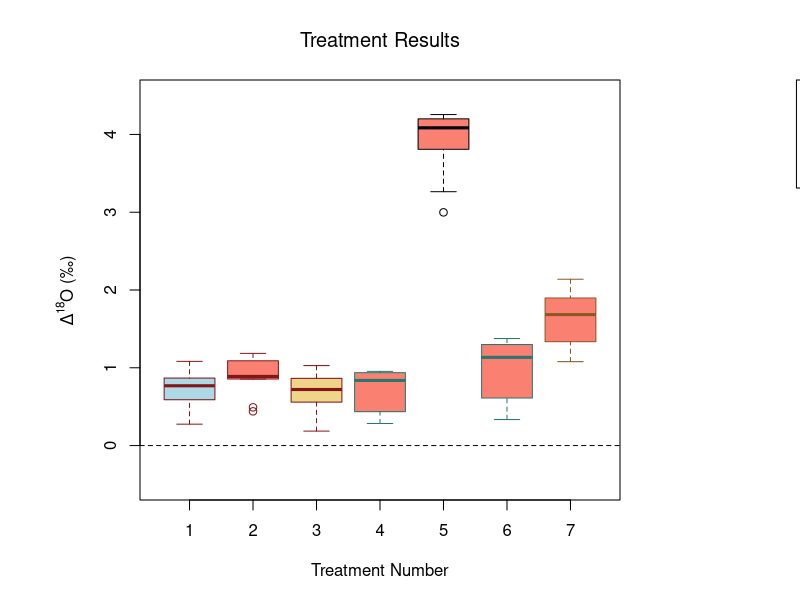

Generate this figure with R: (Note: this script raises an error after producing the figure.)
library(ggplot2)

teethdata <- read.csv("data/Data for R.csv")

#Required Components
t1diff <- (teethdata$UT.T1) * -1
t2diff <- (teethdata$UT.T2) * -1
t3diff <- (teethdata$UT.T3) * -1
t4diff <- (teethdata$UT.T4) * -1
t5diff <- (teethdata$UT.T5) * -1
t6diff <- (teethdata$UT.T6) * -1
t7diff <- (teethdata$UT.T7) * -1

#Average D18O of t1-4, t6
(mean(t1diff) + mean(t2diff) + mean(t3diff) + mean(t4diff) + mean(t6diff))/5 #Average is ~0.79

SD1 <- c(mean(t1diff), mean(t2diff), mean(t3diff), mean(t4diff), mean(t6diff))
sd(SD1) # Standard deviation is ~0.13

# New Plot With Everything

data_list2 <- list(t1diff, t2diff, t3diff, t4diff, t5diff, t6diff, t7diff)
par(mar = c(5, 7, 4, 9))
boxplot(data_list2, 
        main = expression("Treatment Results"), 
        ylab = expression("Δ"^18 * "O (‰)"), 
        xlab = "Treatment Number",
        ylim = c(-0.5, 4.5),
        col = c("lightblue", "salmon", "#EFD58A", "salmon", "salmon", "salmon", "salmon"),
        border = c("#841618", "#841618", "#841618", "#297770", "black","#297770", "#8E5722"),
        xaxt = "n")
# Dotted Line
abline(h = 0, col = "black", lty = 2)
#X-axis numbers
axis(1, at = 1:7, labels = c("1", "2", "3", "4", "5", "6", "7"))
# First Legend
legend("topright", 
       legend = c("Light Acid", "Medium Acid", "Heavy Acid", "Extra Heavy Acid"),
       fill = c("lightblue", "salmon", "#F6E5C3", "#EFD58A"),          
       bty = "y",                   
       title = "Fill",          
       inset = c(-0.70, 0),
       xpd = NA,
       cex = 0.9) 
# Second Legend
legend("bottomright",
       legend = c("Light Rinse", "Medium Rinse", "Heavy Rinse", "Extra Heavy Rinse"),
       fill = c("#297770", "#841618", "#8E5722", "black"),
       bty = "y",
       title = "Outline",
       inset = c(-0.74, -0.15),
       xpd = NA,
       cex = 0.9)


#Plot with just treatments 1-4 and the T4 redo

data_list <- list(t1diff, t2diff, t3diff, t4diff, t4rdiff)
par(mar = c(5, 7, 4, 9))
boxplot(data_list, xaxt = "n",
        main = expression("T1 through T4 with T4 redo"), 
        ylab = expression("Δ"^18 * "O (‰)"), 
        xlab = "Treatment Number",
        ylim = c(-0.25, 1.75),
        col = c("lightblue", "salmon", "#F6E5C3", "salmon", "salmon"),
        border = c("#841618", "#841618", "#841618", "#297770", "#297770"))
# Dotted Line
abline(h = 0, col = "black", lty = 2)
#X-axis markers
axis(1, at = 1:5, labels = c("1", "2", "3", "4", "4 redo"))
# First Legend
legend("topright", 
       legend = c("Light Acid", "Medium Acid", "Heavy Acid"),
       fill = c("lightblue", "salmon", "#F6E5C3"),          
       bty = "y",                   
       title = "Fill",          
       inset = c(-0.4, 0),
       xpd = NA) 
# Second Legend
legend("right",
       legend = c("Light Rinse", "Medium Rinse", "Heavy Rinse"),
       fill = c("#297770", "#841618", "#8E5722"),
       bty = "y",
       title = "Outline",
       inset = c(-0.425, 0),
       xpd = NA)

#T4 vs T4R vs T4A

data_list <- list(t4diff, t4rdiff, t4adiff)
par(mar = c(5, 7, 4, 9))
boxplot(data_list, xaxt = "n",
        main = expression("Original T4, T4 Redo, and T4 Average"), 
        ylab = expression("Δ"^18 * "O (‰)"), 
        xlab = "Treatment Number",
        ylim = c(-0.25, 1.75),
        col = c("salmon", "salmon", "salmon"),
        border = c("#297770","#297770","#297770"))
# Dotted Line
abline(h = 0, col = "black", lty = 2)
#X-axis markers
axis(1, at = 1:3, labels = c("T4", "T4 redo", "T4 avg"))
# First Legend
legend("topright", 
       legend = c("Light Acid", "Medium Acid", "Heavy Acid"),
       fill = c("lightblue", "salmon", "#F6E5C3"),          
       bty = "y",                   
       title = "Fill",          
       inset = c(-0.4, 0),
       xpd = NA) 
# Second Legend
legend("right",
       legend = c("Light Rinse", "Medium Rinse", "Heavy Rinse"),
       fill = c("#297770", "#841618", "#8E5722"),
       bty = "y",
       title = "Outline",
       inset = c(-0.425, 0),
       xpd = NA)

# Figure to show lack of correlation between D18O and untreated enamel value
# Big Delta vs Little Delta
# Increase margins for legend
par(mar = c(6, 4, 4, 8))
# Make plot
plot(teethdata$UT.Data, -1* (teethdata$UT.T5), col = "orange", pch = 19, 
     xlab = expression("δ"^18 * "O of Control Teeth (‰)"), ylab = expression("Δ"^18 * "O (‰)"), main = expression("Differences in δ"^18 * "O between Control, Treatments"), ylim = c(0.2, 5))
points(teethdata$UT.Data, -1* (teethdata$UT.T2), col = "red", pch = 19)
points(teethdata$UT.Data, -1* (teethdata$UT.T3), col = "blue", pch = 19)
points(teethdata$UT.Data, -1* (teethdata$UT.T4), col = "purple", pch = 19)
points(teethdata$UT.Data, -1* (teethdata$UT.T1), col = "green", pch = 19)
points(teethdata$UT.Data, -1* (teethdata$UT.T6), col = "black", pch = 19)
points(teethdata$UT.Data, -1* (teethdata$UT.T7), col = "pink", pch = 19)
# Legend
legend("topright",
       legend = c("Treatment 1", "Treatment 2", "Treatment 3", "Treatment 4", "Treatment 5"),
       fill = c("green", "red", "blue", "purple", "orange"),
       bty = "y",
       title = "Legend",
       inset = c(-0.33, 0),
       xpd = NA)


#anova testing
library(tidyr)
anova <- read.csv("data/ANOVA.csv")

anovatooth <- aov(T1.Data + T2.Data + T3.Data + T4.Data + T5.Data + T6.Data + T7.Data ~ Tooth.Number, data = teethdata)
summary(anovatooth)

# ANOVA of all treatments
longformat1 <- pivot_longer(anova,  #must reorient the data so the ANOVA runs properly
                           cols = starts_with("Tooth"),  
                           names_to = "Tooth.ID",
                           values_to = "Value")

anova_treatment <- aov(Value ~ Treatment, data = longformat1)
summary(anova_treatment) # P-value 0.333

#Anova of treatments 1-4, 6
subset_data <- subset(anova, Treatment %in% c(1, 2, 3, 4, 6))

longformat2 <- pivot_longer(subset_data,
    cols = starts_with("Tooth"),
    names_to = "Tooth.ID",
    values_to = "Value")
 
anova_sub_t <- aov(Value ~ Treatment, data = longformat2)
summary(anova_sub_t) # P-value = 0.747, indicating that the difference between these groups is not statistically significant

# Anova of all trials except 7
all_but_7 <- subset(anova, Treatment %in% c(1, 2, 3, 4, 5, 6))

longformat3 <- pivot_longer(all_but_7,
                            cols = starts_with("Tooth"),
                            names_to = "Tooth.ID",
                            values_to = "Value")

anova_ab7 <- aov(Value ~ Treatment, data = longformat3)
summary(anova_ab7) #P-value 0.0278

# Anova of all trials except 5
all_but_5 <- subset(anova, Treatment %in% c(1, 7))

longformat4 <- pivot_longer(all_but_5,
                            cols = starts_with("Tooth"),
                            names_to = "Tooth.ID",
                            values_to = "Value")

anova_ab5 <- aov(Value ~ Treatment, data = longformat4)
summary(anova_ab5)

#T-Test for 4 vs 4r (see if the difference is significant)

t.test(t4diff, t6diff)
#The p-value is greater than 0.05, and thus we can conclude that the difference between these two groups is not statistically significant.
